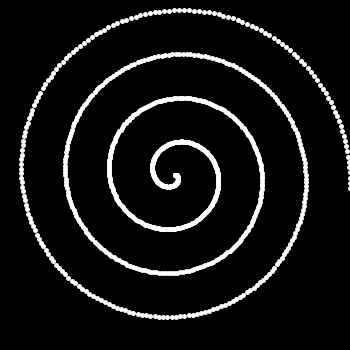
Frame 1 (no input)
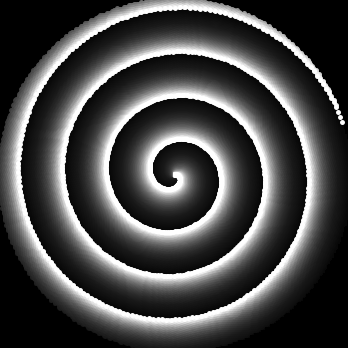
Frame 60 (the mouse pressed at the canvas centre just before this capture)
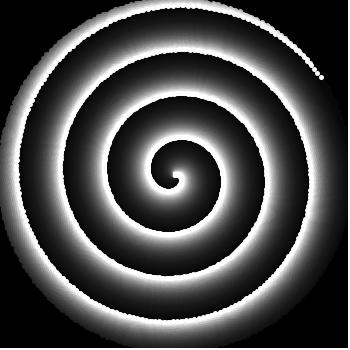
Frame 120 (the mouse held since frame 60 and released just before this capture)

The Processing sketch that drew these frames (run headless with seeded random() and noise(); from frame 60 on, the mouse is pressed at the canvas centre):

// Processing sketch: processing_152699
// ── processing_152699.pde

void setup(){
  size(350,350);
  background(0);
  strokeWeight(5);
}

void draw(){
  fill(0,15);
  rect(-5,-5,width+5, height+5);
  translate(width/2, height/2);
  rotate(frameCount/10.0f);
  for(float i = 0; i < 4 * TWO_PI; i += 0.03){
    float x = i * 7 * cos(i);
    float y = i * 7 * sin(i);
    stroke(255);
    point(x, y);
  }
}


 
